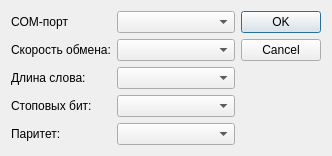
<?xml version="1.0" encoding="UTF-8"?>
<ui version="4.0">
 <class>comdial</class>
 <widget class="QDialog" name="comdial">
  <property name="geometry">
   <rect>
    <x>0</x>
    <y>0</y>
    <width>332</width>
    <height>154</height>
   </rect>
  </property>
  <property name="windowTitle">
   <string>Подключение к СOM-порту</string>
  </property>
  <property name="windowIcon">
   <iconset resource="resource.qrc">
    <normaloff>:/Images/Images/connect.png</normaloff>:/Images/Images/connect.png</iconset>
  </property>
  <layout class="QGridLayout" name="gridLayout_2">
   <item row="0" column="0">
    <layout class="QGridLayout" name="gridLayout">
     <item row="0" column="0">
      <layout class="QFormLayout" name="formLayout">
       <property name="fieldGrowthPolicy">
        <enum>QFormLayout::AllNonFixedFieldsGrow</enum>
       </property>
       <item row="1" column="1">
        <widget class="QComboBox" name="BaudRateBox"/>
       </item>
       <item row="2" column="0">
        <widget class="QLabel" name="label_2">
         <property name="text">
          <string>Длина слова:</string>
         </property>
        </widget>
       </item>
       <item row="2" column="1">
        <widget class="QComboBox" name="DataBitsBox"/>
       </item>
       <item row="3" column="0">
        <widget class="QLabel" name="label_3">
         <property name="text">
          <string>Стоповых бит:</string>
         </property>
        </widget>
       </item>
       <item row="3" column="1">
        <widget class="QComboBox" name="StopBitsBox"/>
       </item>
       <item row="1" column="0">
        <widget class="QLabel" name="label">
         <property name="text">
          <string>Скорость обмена:</string>
         </property>
        </widget>
       </item>
       <item row="4" column="1">
        <widget class="QComboBox" name="ParityBox"/>
       </item>
       <item row="4" column="0">
        <widget class="QLabel" name="label_4">
         <property name="text">
          <string>Паритет:</string>
         </property>
        </widget>
       </item>
       <item row="0" column="0">
        <widget class="QLabel" name="label_5">
         <property name="text">
          <string>COM-порт</string>
         </property>
        </widget>
       </item>
       <item row="0" column="1">
        <widget class="QComboBox" name="PortNameBox"/>
       </item>
      </layout>
     </item>
     <item row="0" column="1">
      <widget class="QDialogButtonBox" name="buttonBox">
       <property name="orientation">
        <enum>Qt::Vertical</enum>
       </property>
       <property name="standardButtons">
        <set>QDialogButtonBox::Cancel|QDialogButtonBox::Ok</set>
       </property>
      </widget>
     </item>
    </layout>
   </item>
  </layout>
 </widget>
 <tabstops>
  <tabstop>PortNameBox</tabstop>
  <tabstop>BaudRateBox</tabstop>
  <tabstop>DataBitsBox</tabstop>
  <tabstop>StopBitsBox</tabstop>
  <tabstop>ParityBox</tabstop>
 </tabstops>
 <resources>
  <include location="resource.qrc"/>
 </resources>
 <connections>
  <connection>
   <sender>buttonBox</sender>
   <signal>accepted()</signal>
   <receiver>comdial</receiver>
   <slot>accept()</slot>
   <hints>
    <hint type="sourcelabel">
     <x>248</x>
     <y>254</y>
    </hint>
    <hint type="destinationlabel">
     <x>157</x>
     <y>274</y>
    </hint>
   </hints>
  </connection>
  <connection>
   <sender>buttonBox</sender>
   <signal>rejected()</signal>
   <receiver>comdial</receiver>
   <slot>reject()</slot>
   <hints>
    <hint type="sourcelabel">
     <x>316</x>
     <y>260</y>
    </hint>
    <hint type="destinationlabel">
     <x>286</x>
     <y>274</y>
    </hint>
   </hints>
  </connection>
 </connections>
</ui>
